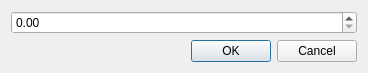
<?xml version="1.0" encoding="UTF-8"?>
<ui version="4.0">
 <class>ChangeMonthBalanceDialog</class>
 <widget class="QDialog" name="ChangeMonthBalanceDialog">
  <property name="geometry">
   <rect>
    <x>0</x>
    <y>0</y>
    <width>368</width>
    <height>71</height>
   </rect>
  </property>
  <property name="windowTitle">
   <string>Change month balance</string>
  </property>
  <property name="windowIcon">
   <iconset resource="../resources/resource.qrc">
    <normaloff>:/kwallet.png</normaloff>:/kwallet.png</iconset>
  </property>
  <layout class="QGridLayout" name="main_layout">
   <item row="1" column="0">
    <widget class="QDialogButtonBox" name="button_box">
     <property name="orientation">
      <enum>Qt::Horizontal</enum>
     </property>
     <property name="standardButtons">
      <set>QDialogButtonBox::Cancel|QDialogButtonBox::Ok</set>
     </property>
    </widget>
   </item>
   <item row="0" column="0">
    <widget class="QDoubleSpinBox" name="value">
     <property name="locale">
      <locale language="English" country="UnitedStates"/>
     </property>
     <property name="maximum">
      <double>1000000.000000000000000</double>
     </property>
    </widget>
   </item>
  </layout>
 </widget>
 <resources>
  <include location="../resources/resource.qrc"/>
 </resources>
 <connections>
  <connection>
   <sender>button_box</sender>
   <signal>accepted()</signal>
   <receiver>ChangeMonthBalanceDialog</receiver>
   <slot>accept()</slot>
   <hints>
    <hint type="sourcelabel">
     <x>248</x>
     <y>254</y>
    </hint>
    <hint type="destinationlabel">
     <x>157</x>
     <y>274</y>
    </hint>
   </hints>
  </connection>
  <connection>
   <sender>button_box</sender>
   <signal>rejected()</signal>
   <receiver>ChangeMonthBalanceDialog</receiver>
   <slot>reject()</slot>
   <hints>
    <hint type="sourcelabel">
     <x>316</x>
     <y>260</y>
    </hint>
    <hint type="destinationlabel">
     <x>286</x>
     <y>274</y>
    </hint>
   </hints>
  </connection>
 </connections>
</ui>
